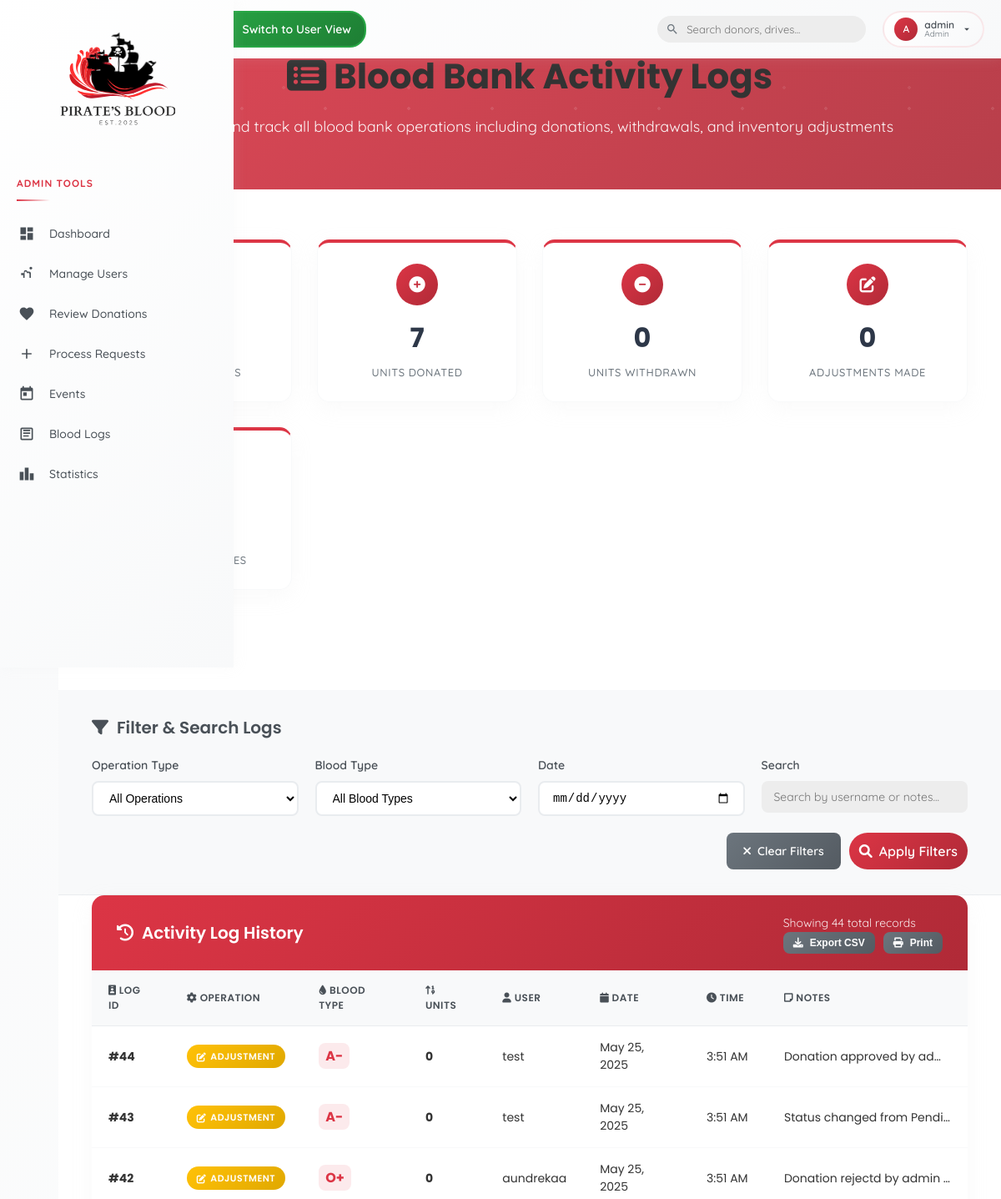
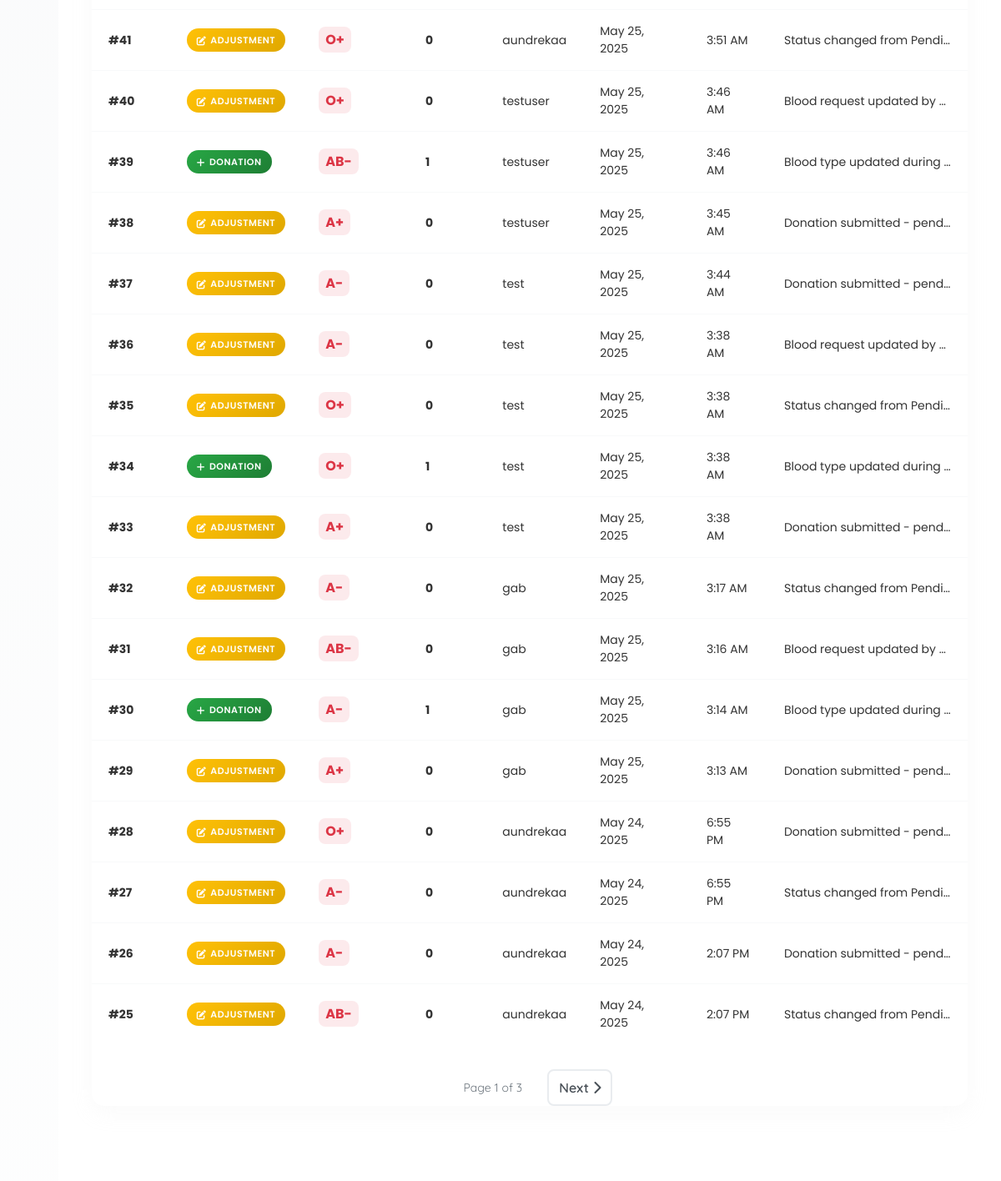
Page /admin/logs.php (signed in) on the committed database (2 pictures, top to bottom).
### tables this page shows
CREATE TABLE `blood_log` (
  `log_id` int(11) NOT NULL,
  `donation_id` int(11) DEFAULT NULL,
  `blood_type` varchar(3) NOT NULL,
  `units_donated` int(11) NOT NULL DEFAULT 1,
  `donor_id` int(11) DEFAULT NULL,
  `operation_type` enum('DONATION','WITHDRAWAL','ADJUSTMENT') DEFAULT 'DONATION',
  `timestamp_update` timestamp NOT NULL DEFAULT current_timestamp(),
  `notes` text DEFAULT NULL
);

### admin/logs.php (the view, shortened to what the rows shown need)
<?php
include('../includes/db.php');
$page = isset($_GET['page']) ? max(1, intval($_GET['page'])) : 1;
$records_per_page = 20;
$offset = ($page - 1) * $records_per_page;
$params = [];
$param_types = '';
$where_clause = '';
try {
    $logs_query = "
        SELECT
            bl.*,
            l.username,
            db.donation_id as related_donation,
            DATE(bl.timestamp_update) as log_date,
            TIME(bl.timestamp_update) as log_time
        FROM blood_log bl
        LEFT JOIN login l ON bl.donor_id = l.user_id
        LEFT JOIN donate_blood db ON bl.donation_id = db.donation_id
        $where_clause
        ORDER BY bl.timestamp_update DESC
        LIMIT ? OFFSET ?
    ";
    $final_params = $params;
    $final_params[] = $records_per_page;
    $final_params[] = $offset;
    $final_param_types = $param_types . 'ii';
    if (!empty($params) || true) {
        $logs_stmt = $conn->prepare($logs_query);
        $logs_stmt->bind_param($final_param_types, ...$final_params);
        $logs_stmt->execute();
        $logs_result = $logs_stmt->get_result();
    }
} catch (Exception $e) {
    $error_message = "Database error: " . $e->getMessage();
    $logs_result = null;
    $stats = ['total_logs' => 0, 'total_donations' => 0, 'total_withdrawals' => 0, 'total_adjustments' => 0, 'today_activities' => 0];
}
?>
<!DOCTYPE html>
<html lang="en">
<head>
    <link rel="stylesheet" href="https://cdnjs.cloudflare.com/ajax/libs/font-awesome/6.0.0-beta3/css/all.min.css">
    <link rel="stylesheet" href="../assets/css/style.css?v=<?php echo time(); ?>">
</head>
<?php include('../includes/adminheader.php'); ?>
<body>
<main>
    <div class="content-wrapper">
        <section class="page-header">
            <div class="page-header-content">
                <h1 class="page-title">
                    <i class="fas fa-list-alt"></i>
                    Blood Bank Activity Logs
                </h1>
            </div>
        </section>
        <section class="logs-section">
            <div class="table-container">
                <?php if ($logs_result && $logs_result->num_rows > 0): ?>
                    <table class="data-table">
                        <thead>
                            <tr>
                                <th><i class="fas fa-id-badge"></i> Log ID</th>
                                <th><i class="fas fa-cog"></i> Operation</th>
                                <th><i class="fas fa-tint"></i> Blood Type</th>
                                <th><i class="fas fa-sort-numeric-up"></i> Units</th>
                                <th><i class="fas fa-user"></i> User</th>
                                <th><i class="fas fa-calendar"></i> Date</th>
                                <th><i class="fas fa-clock"></i> Time</th>
                                <th><i class="fas fa-sticky-note"></i> Notes</th>
                            </tr>
                        </thead>
                        <tbody>
                            <?php while ($log = $logs_result->fetch_assoc()): ?>
                            <tr>
                                <td><strong>#<?php echo $log['log_id']; ?></strong></td>
                                <td>
                                    <span class="operation-badge operation-<?php echo strtolower($log['operation_type']); ?>">
                                        <i class="fas fa-<?php echo $log['operation_type'] === 'DONATION' ? 'plus' : ($log['operation_type'] === 'WITHDRAWAL' ? 'minus' : 'edit'); ?>"></i>
                                        <?php echo ucfirst(strtolower($log['operation_type'])); ?>
                                    </span>
                                </td>
                                <td>
                                    <span class="blood-type-badge"><?php echo htmlspecialchars($log['blood_type']); ?></span>
                                </td>
                                <td><strong><?php echo number_format($log['units_donated']); ?></strong></td>
                                <td>
                                    <?php if ($log['username']): ?>
                                        <?php echo htmlspecialchars($log['username']); ?>
                                    <?php else: ?>
                                        <span style="color: #6c757d; font-style: italic;">System</span>
                                    <?php endif; ?>
                                </td>
                                <td><?php echo date('M j, Y', strtotime($log['timestamp_update'])); ?></td>
                                <td><?php echo date('g:i A', strtotime($log['timestamp_update'])); ?></td>
                                <td>
                                    <?php if ($log['notes']): ?>
                                        <div style="max-width: 200px; overflow: hidden; text-overflow: ellipsis; white-space: nowrap;" title="<?php echo htmlspecialchars($log['notes']); ?>">
                                            <?php echo htmlspecialchars($log['notes']); ?>
                                        </div>
                                    <?php else: ?>
                                        <span style="color: #6c757d; font-style: italic;">No notes</span>
                                    <?php endif; ?>
                                </td>
                            </tr>
                            <?php endwhile; ?>
                        </tbody>
                    </table>
                <?php endif; ?>
            </div>
        </section>
    </div>
</main>
</body>
</html>

### includes/adminheader.php (shortened to what the rows shown need)
<?php
$profileInitial = '?';
$username = 'Guest';
$userType = 'Guest';
if (isset($_SESSION['user_id'])) {
    $userId = $_SESSION['user_id'];
    $query = "SELECT username, user_type FROM login WHERE user_id = ?";
    $stmt = $conn->prepare($query);
    $stmt->bind_param("i", $userId);
    $stmt->execute();
    $result = $stmt->get_result();
    if ($result->num_rows > 0) {
        $userData = $result->fetch_assoc();
        $username = htmlspecialchars($userData['username']);
        $userType = $userData['user_type'] == 'user' ? 'User' : 'Admin';
        $profileInitial = strtoupper(substr($username, 0, 1));
    }
}
?>
<header class="header">
    <div class="header-content">
        <div class="header-right">
            <div class="profile-wrapper" id="profileWrapper">
                <div class="profile-btn" onclick="toggleProfileDropdown()">
                    <div class="profile-avatar"><?= $profileInitial ?></div>
                    <div class="profile-info">
                        <div class="profile-name"><?= $username ?></div>
                        <div class="profile-type"><?= $userType ?></div>
                    </div>
                    <svg width="14" height="14" viewBox="0 0 24 24" fill="currentColor">
                        <path d="M7 10l5 5 5-5z"/>
                    </svg>
                </div>
            </div>
        </div>
    </div>
</header>

### rows in the picture
blood_log: log_id "44", operation_type "ADJUSTMENT", blood_type "A-", units_donated "0", donor.username "test", timestamp_update "May 25, 2025", timestamp_update "3:51 AM", notes "Donation approved by ad…"
blood_log: log_id "43", operation_type "ADJUSTMENT", blood_type "A-", units_donated "0", donor.username "test", timestamp_update "May 25, 2025", timestamp_update "3:51 AM", notes "Status changed from Pendi…"
blood_log: log_id "42", operation_type "ADJUSTMENT", blood_type "O+", units_donated "0", donor.username "aundrekaa", timestamp_update "May 25, 2025", timestamp_update "3:51 AM", notes "Donation rejectd by admin…"
blood_log: log_id "41", operation_type "ADJUSTMENT", blood_type "O+", units_donated "0", donor.username "aundrekaa", timestamp_update "May 25, 2025", timestamp_update "3:51 AM", notes "Status changed from Pendi…"
blood_log: log_id "40", operation_type "ADJUSTMENT", blood_type "O+", units_donated "0", donor.username "testuser", timestamp_update "May 25, 2025", timestamp_update "3:46 AM", notes "Blood request updated by…"
blood_log: log_id "39", operation_type "DONATION", blood_type "AB-", units_donated "1", donor.username "testuser", timestamp_update "May 25, 2025", timestamp_update "3:46 AM", notes "Blood type updated during…"
blood_log: log_id "38", operation_type "ADJUSTMENT", blood_type "A+", units_donated "0", donor.username "testuser", timestamp_update "May 25, 2025", timestamp_update "3:45 AM", notes "Donation submitted - pend…"
blood_log: log_id "37", operation_type "ADJUSTMENT", blood_type "A-", units_donated "0", donor.username "test", timestamp_update "May 25, 2025", timestamp_update "3:44 AM", notes "Donation submitted - pend…"
blood_log: log_id "36", operation_type "ADJUSTMENT", blood_type "A-", units_donated "0", donor.username "test", timestamp_update "May 25, 2025", timestamp_update "3:38 AM", notes "Blood request updated by…"
blood_log: log_id "35", operation_type "ADJUSTMENT", blood_type "O+", units_donated "0", donor.username "test", timestamp_update "May 25, 2025", timestamp_update "3:38 AM", notes "Status changed from Pendi…"
blood_log: log_id "34", operation_type "DONATION", blood_type "O+", units_donated "1", donor.username "test", timestamp_update "May 25, 2025", timestamp_update "3:38 AM", notes "Blood type updated during…"
blood_log: log_id "33", operation_type "ADJUSTMENT", blood_type "A+", units_donated "0", donor.username "test", timestamp_update "May 25, 2025", timestamp_update "3:38 AM", notes "Donation submitted - pend…"
blood_log: log_id "32", operation_type "ADJUSTMENT", blood_type "A-", units_donated "0", donor.username "gab", timestamp_update "May 25, 2025", timestamp_update "3:17 AM", notes "Status changed from Pendi…"
blood_log: log_id "31", operation_type "ADJUSTMENT", blood_type "AB-", units_donated "0", donor.username "gab", timestamp_update "May 25, 2025", timestamp_update "3:16 AM", notes "Blood request updated by…"
blood_log: log_id "30", operation_type "DONATION", blood_type "A-", units_donated "1", donor.username "gab", timestamp_update "May 25, 2025", timestamp_update "3:14 AM", notes "Blood type updated during…"
blood_log: log_id "29", operation_type "ADJUSTMENT", blood_type "A+", units_donated "0", donor.username "gab", timestamp_update "May 25, 2025", timestamp_update "3:13 AM", notes "Donation submitted - pend…"
blood_log: log_id "28", operation_type "ADJUSTMENT", blood_type "O+", units_donated "0", donor.username "aundrekaa", timestamp_update "May 24, 2025", timestamp_update "6:55 PM", notes "Donation submitted - pend…"
blood_log: log_id "27", operation_type "ADJUSTMENT", blood_type "A-", units_donated "0", donor.username "aundrekaa", timestamp_update "May 24, 2025", timestamp_update "6:55 PM", notes "Status changed from Pendi…"
blood_log: log_id "26", operation_type "ADJUSTMENT", blood_type "A-", units_donated "0", donor.username "aundrekaa", timestamp_update "May 24, 2025", timestamp_update "2:07 PM", notes "Donation submitted - pend…"
blood_log: log_id "25", operation_type "ADJUSTMENT", blood_type "AB-", units_donated "0", donor.username "aundrekaa", timestamp_update "May 24, 2025", timestamp_update "2:07 PM", notes "Status changed from Pendi…"

### other values in the picture
$profileInitial "A"
$username "admin"
$userType "Admin"
$stats['total_donations'] "7"
$stats['total_withdrawals'] "0"
$stats['total_adjustments'] "0"
$total_records "44"
$page "1"
$total_pages "3"
